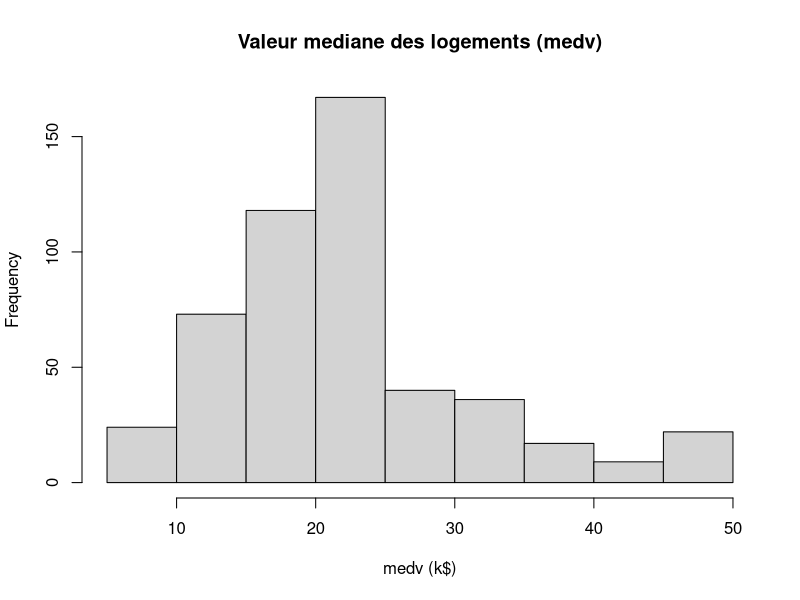
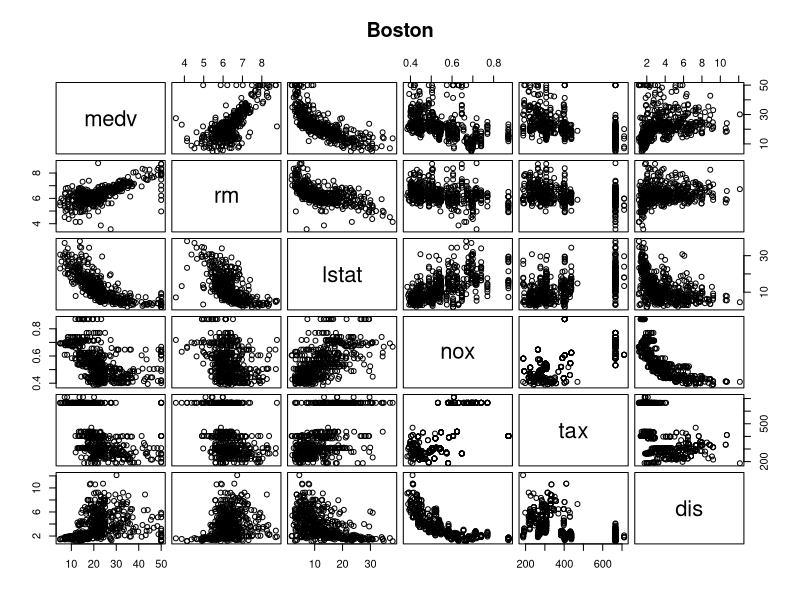
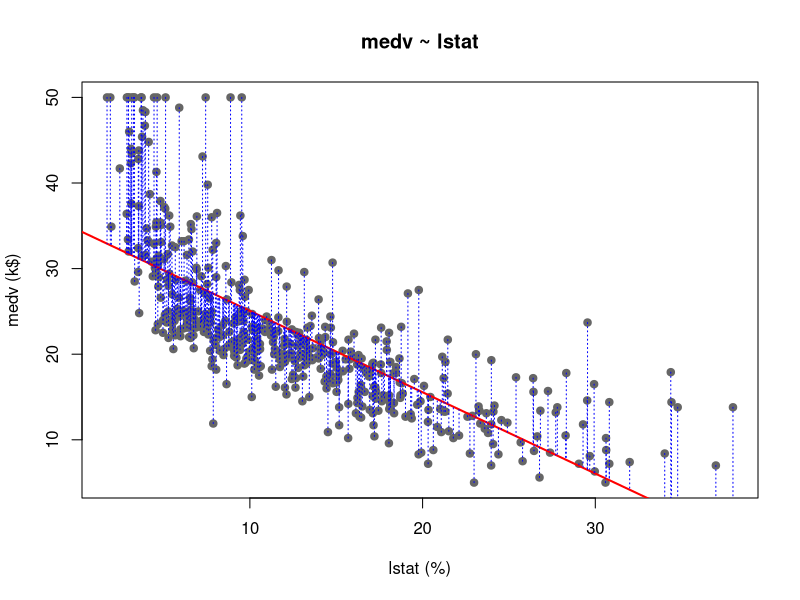
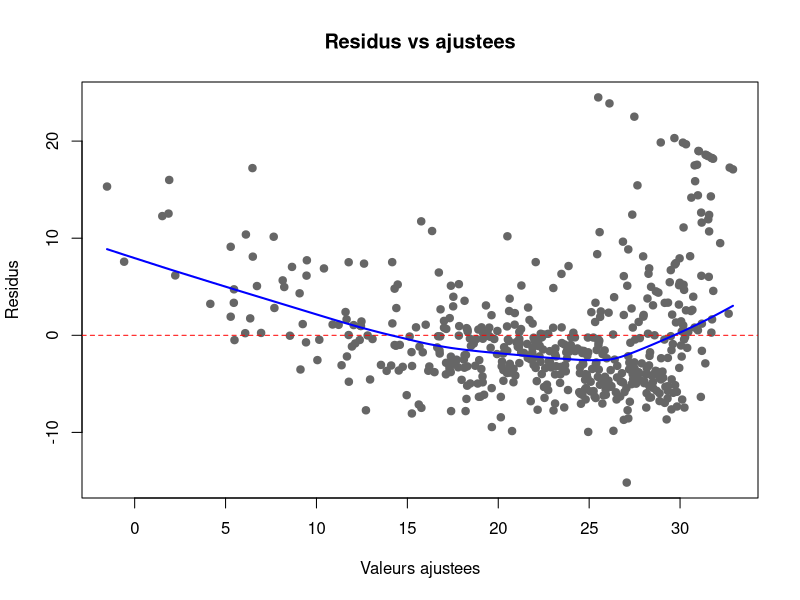
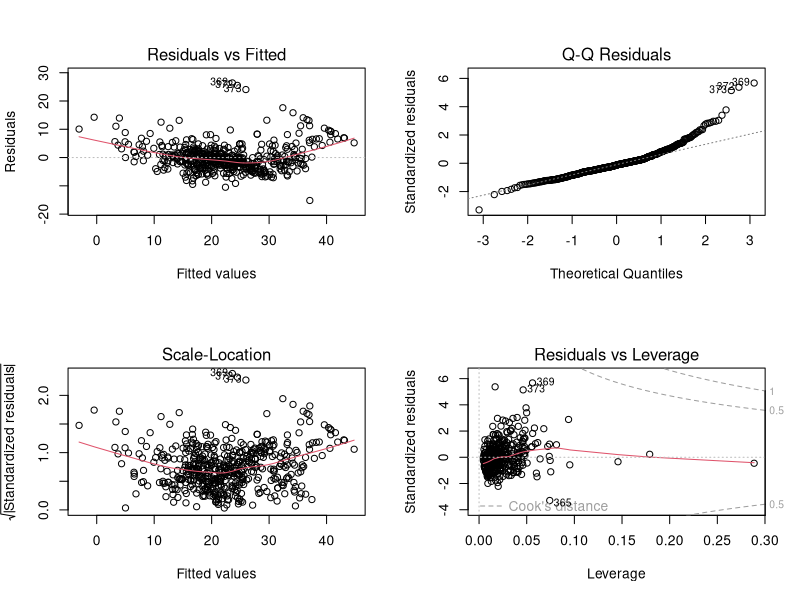
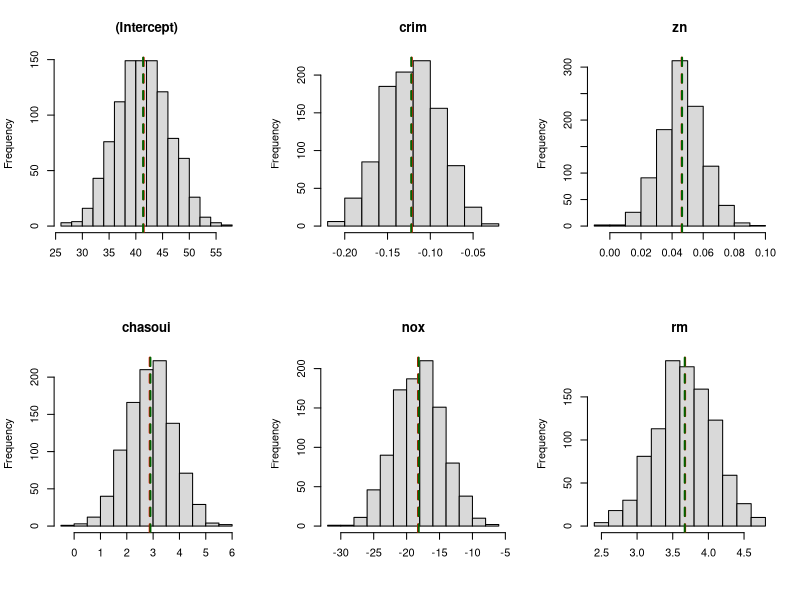
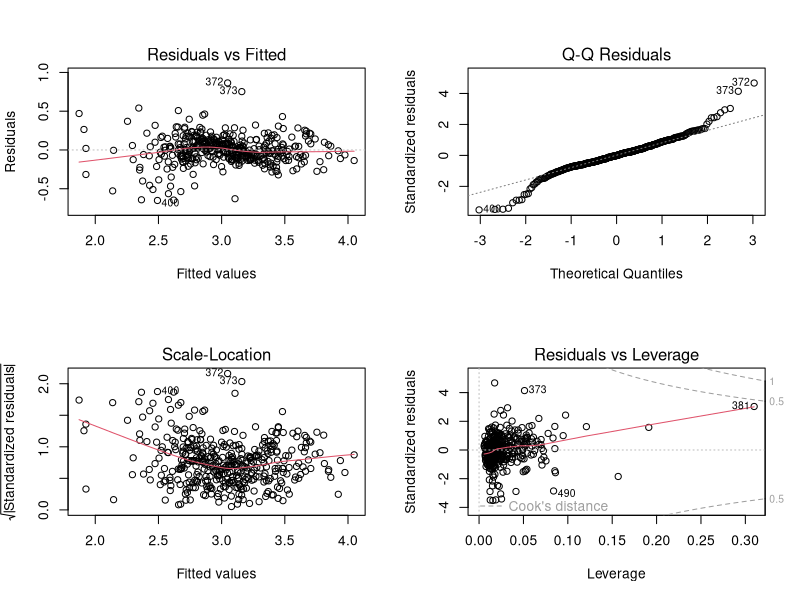

These figures' R source, in order:
# =====================================================================
# CORRECTION COMPLETE - Exercice de regression lineaire (jeu Boston)
# Lien avec vos notes : Part 1 (theorie) et Part 2 (code R)
# =====================================================================

library(MASS)   # jeu de donnees Boston + stepAIC
library(car)    # vif, ncvTest

data(Boston)
Boston$black <- NULL   # variable retiree (probleme ethique)

# ---------------------------------------------------------------------
# PARTIE 1. EXPLORATION (B.2 - B.5)
# ---------------------------------------------------------------------

# Q1. Structure des donnees
str(Boston)
summary(Boston)
dim(Boston)            # 506 observations, 13 variables (apres retrait de black)

# Q2. Normalite de medv
hist(Boston$medv, main = "Valeur mediane des logements (medv)", xlab = "medv (k$)")
shapiro.test(Boston$medv)
# p-value tres petite -> on rejette H0 : medv n'est pas normale
# (distribution asymetrique, plafonnee a 50).
# Rappel : l'hypothese du modele concerne les ERREURS, pas directement y.

# Q3. Variable binaire chas -> facteur
table(Boston$chas)
Boston$chas <- factor(Boston$chas, labels = c("non", "oui"))
table(Boston$chas)

# Q4. Test t pour deux groupes (version de Welch par defaut)
t.test(medv ~ chas, data = Boston)
# Les quartiers au bord de la riviere ont un medv moyen plus eleve.

# Q5. Correlations entre variables numeriques
vars <- c("medv", "rm", "lstat", "nox", "tax", "dis")
round(cor(Boston[, vars]), 3)
pairs(Boston[, vars], gap = 1/2, main = "Boston")
# medv est fortement liee a lstat (negativement, ~ -0.74) et a rm (positivement, ~ 0.70).
# Les predicteurs sont aussi correles entre eux (nox/dis, nox/tax...) :
# risque de multicolinearite (voir partie 6).

# ---------------------------------------------------------------------
# PARTIE 2. REGRESSION SIMPLE A LA MAIN (sections 2 a 6 de la Part 1)
# Modele : medv ~ lstat
# ---------------------------------------------------------------------
x <- Boston$lstat
y <- Boston$medv
n <- length(y)

# Q6. Etapes de la MCO
xbar <- mean(x)
ybar <- mean(y)
beta1 <- sum((x - xbar) * (y - ybar)) / sum((x - xbar)^2)   # pente
beta0 <- ybar - beta1 * xbar                                # intercept
c(beta0 = beta0, beta1 = beta1)

# Q7. Verification avec lm()
fit1 <- lm(medv ~ lstat, data = Boston)
coef(fit1)
all.equal(unname(coef(fit1)), c(beta0, beta1))   # TRUE

# Q8. Residus et metriques d'erreur
yhat <- beta0 + beta1 * x
e    <- y - yhat
RSS  <- sum(e^2)
MSE  <- RSS / n
RMSE <- sqrt(MSE)
MAE  <- mean(abs(e))
c(RSS = RSS, MSE = MSE, RMSE = RMSE, MAE = MAE)
# Le RMSE est exprime dans l'unite de y (k$) : erreur typique de prediction
# d'environ 6 k$ ( = 6 000 $ ).

# Q9. Graphique + prediction pour lstat = 10
plot(x, y, pch = 19, col = "grey40", xlab = "lstat (%)", ylab = "medv (k$)",
     main = "medv ~ lstat")
abline(beta0, beta1, col = "red", lwd = 2)
segments(x, y, x, yhat, col = "blue", lty = 3)   # residus
beta0 + beta1 * 10
predict(fit1, newdata = data.frame(lstat = 10))  # meme resultat

# Q10. Linearite ?
plot(fitted(fit1), residuals(fit1), pch = 19, col = "grey40",
     xlab = "Valeurs ajustees", ylab = "Residus", main = "Residus vs ajustees")
abline(h = 0, col = "red", lty = 2)
lines(lowess(fitted(fit1), residuals(fit1)), col = "blue", lwd = 2)
# La courbe en U montre que la relation n'est PAS lineaire :
# l'hypothese de linearite / esperance nulle des erreurs est violee.
# On peut ameliorer avec lstat^2 ou log(lstat) (voir Q31).

# ---------------------------------------------------------------------
# PARTIE 3. CALCUL MATRICIEL (partie A de la Part 2)
# Modele : medv ~ rm + lstat + ptratio
# ---------------------------------------------------------------------

# Q11. Matrice de conception avec colonne de 1
X3     <- as.matrix(Boston[, c("rm", "lstat", "ptratio")])
Xtilde <- cbind(1, X3)
colnames(Xtilde)[1] <- "(Intercept)"
y      <- Boston$medv
n      <- nrow(Xtilde)
p      <- ncol(X3)

# Q12. Estimateur MCO : beta = (X'X)^(-1) X'y
betaest <- drop(solve(crossprod(Xtilde), crossprod(Xtilde, y)))
betaest

# Q13. Variance de l'erreur et erreurs standard
sigma2est  <- drop(crossprod(y - Xtilde %*% betaest) / (n - (p + 1)))
varbetaest <- diag(sigma2est * solve(crossprod(Xtilde)))
sebetaest  <- sqrt(varbetaest)
cbind(Estimate = betaest, Std.Error = sebetaest)

# Q14. Comparaison avec lm()
fit3 <- lm(medv ~ rm + lstat + ptratio, data = Boston)
summary(fit3)$coefficients
all.equal(unname(coef(fit3)), unname(betaest))                                  # TRUE
all.equal(unname(summary(fit3)$coefficients[, 2]), unname(sebetaest))           # TRUE
all.equal(summary(fit3)$sigma^2, sigma2est)                                     # TRUE

# Q15. Matrice chapeau H = X (X'X)^(-1) X'
H <- Xtilde %*% solve(crossprod(Xtilde)) %*% t(Xtilde)
sum(diag(H))                       # = p + 1 = 4
all.equal(unname(drop(H %*% y)), unname(fitted(fit3)))   # H y = valeurs ajustees
lev <- diag(H)                     # leviers h_ii
which.max(lev)                     # observation de plus grand levier (la 366)
max(lev)                           # environ 0.063
all.equal(unname(lev), unname(hatvalues(fit3)))  # TRUE

# ---------------------------------------------------------------------
# PARTIE 4. REGRESSION MULTIPLE COMPLETE (B.7)
# ---------------------------------------------------------------------

# Q16. Modele avec toutes les variables
full <- lm(medv ~ ., data = Boston)
summary(full)
# Toutes les variables sont significatives a 5 % sauf indus et age.
# R2 = 0.734, sigma = 4.798 sur 493 ddl.
# Interpretation de rm : a autres variables fixees, une piece de plus en moyenne
# augmente medv predit d'environ 3.7 k$.

# Q17. TSS, RSS, R2 a la main
y   <- Boston$medv
TSS <- sum((y - mean(y))^2)
RSS <- sum(residuals(full)^2)
R2  <- 1 - RSS / TSS
c(TSS = TSS, RSS = RSS, R2 = R2, R2_lm = summary(full)$r.squared)
anova(glm(medv ~ 1, data = Boston), test = "Chisq")   # ligne NULL : deviance = TSS

# Q18. sigma = sqrt(RSS / (n - p - 1))
n <- nrow(Boston)
p <- length(coef(full)) - 1          # nombre de colonnes de X sans l'intercept
c(n = n, p = p, ddl = n - p - 1)
sqrt(RSS / (n - p - 1))
summary(full)$sigma                   # meme valeur

# ---------------------------------------------------------------------
# PARTIE 5. SELECTION DE VARIABLES (B.8)
# ---------------------------------------------------------------------

# Q19. stepAIC dans les deux sens
step_model <- MASS::stepAIC(full, direction = "both")
summary(step_model)
formula(step_model)
# Les variables retirees sont (dans l'ordre) indus puis age.

# Q20. AIC a la main : n*log(RSS/n) + 2k   (k = p + 1)
RSS_step <- sum(residuals(step_model)^2)
k_step   <- length(coef(step_model))
n * log(RSS_step / n) + 2 * k_step
# Valeur identique a celle affichee par stepAIC (extractAIC)
extractAIC(step_model)

RSS_full <- sum(residuals(full)^2)
k_full   <- length(coef(full))
n * log(RSS_full / n) + 2 * k_full
extractAIC(full)

# Q21. Tableau comparatif (comme le Tableau 14 de vos notes)
resume <- function(m) {
  s   <- summary(m)
  p_m <- length(coef(m)) - 1
  c(p = p_m,
    ddl = df.residual(m),
    RSS = sum(residuals(m)^2),
    sigma = s$sigma,
    R2 = s$r.squared,
    R2_adj = s$adj.r.squared,
    AIC = extractAIC(m)[2])
}
comparaison <- rbind(Complet = resume(full), Final = resume(step_model))
round(comparaison, 3)
# Le RSS du modele final est un peu plus grand (normal en retirant des variables),
# mais sigma, R2 ajuste et AIC sont meilleurs ou equivalents : modele plus simple.

# ---------------------------------------------------------------------
# PARTIE 6. MULTICOLINEARITE (B.9)
# ---------------------------------------------------------------------

# Q22. VIF
vif(full)
vif(step_model)
# Regles (VIF classique) : > 5 modere, > 10 severe.
# tax (VIF = 9.0) et rad (VIF = 7.4) sont les plus eleves : elles sont
# fortement correlees entre elles. Aucune ne depasse 10 ici.
# Apres selection, tax et rad restent autour de 7 : a surveiller.
# Si un facteur a plusieurs colonnes, vif() renvoie le GVIF et on lit GVIF^(1/(2*Df)),
# a comparer aux seuils 2.24 (VIF 5) et 3.16 (VIF 10) de vos notes.

# Q23. VIF de tax a la main : 1 / (1 - R2_j)
aux  <- lm(tax ~ . - medv, data = Boston)   # tax regressee sur les autres predicteurs
R2_j <- summary(aux)$r.squared
1 / (1 - R2_j)
vif(full)["tax"]                            # meme valeur

# ---------------------------------------------------------------------
# PARTIE 7. DIAGNOSTICS ET HYPOTHESES (section 8 de la Part 1)
# ---------------------------------------------------------------------

# Q24. Les 4 graphiques
par(mfrow = c(2, 2))
plot(step_model)
par(mfrow = c(1, 1))
# Residuals vs Fitted  -> linearite et esperance nulle des erreurs
#                         (une courbure apparait : modele mal specifie)
# Normal Q-Q           -> normalite des erreurs (les points s'ecartent de la droite aux extremites)
# Scale-Location       -> variance constante (homoscedasticite)
# Residuals vs Leverage-> points influents (distance de Cook)

# Q25. Tests formels
shapiro.test(residuals(step_model))   # normalite des residus
car::ncvTest(step_model)              # H0 : variance constante
# Les deux p-values sont tres petites : normalite et homoscedasticite sont
# rejetees. Le modele lineaire simple est donc imparfait ici (non-linearite
# de lstat, plafonnement de medv a 50). Les erreurs standard classiques sont
# a interpreter avec prudence.

# Q26. Observations influentes (Cook)
cook <- cooks.distance(step_model)
seuil <- 4 / nrow(Boston)
infl <- which(cook > seuil)
length(infl)
head(sort(cook[infl], decreasing = TRUE))

# ---------------------------------------------------------------------
# PARTIE 8. EVALUATION DE LA PREDICTION
# ---------------------------------------------------------------------

# Q27. Decoupage entrainement / test (80 % / 20 %)
set.seed(123)
idx   <- sample(seq_len(nrow(Boston)), size = round(0.8 * nrow(Boston)))
train <- Boston[idx, ]
test  <- Boston[-idx, ]
c(train = nrow(train), test = nrow(test))

# Q28. Ajustement sur l'entrainement, erreurs sur le test
fit_full <- lm(medv ~ ., data = train)
fit_step <- lm(formula(step_model), data = train)

rmse <- function(obs, pred) sqrt(mean((obs - pred)^2))
mae  <- function(obs, pred) mean(abs(obs - pred))

pred_full <- predict(fit_full, newdata = test)
pred_step <- predict(fit_step, newdata = test)

resultats <- rbind(
  Complet = c(RMSE_test = rmse(test$medv, pred_full), MAE_test = mae(test$medv, pred_full),
              R2_train = summary(fit_full)$r.squared),
  Final   = c(RMSE_test = rmse(test$medv, pred_step), MAE_test = mae(test$medv, pred_step),
              R2_train = summary(fit_step)$r.squared)
)
round(resultats, 3)

# Q29. Conclusion
# On compare les RMSE / MAE sur le TEST. Le R2 d'entrainement augmente toujours
# quand on ajoute des variables : il ne permet pas de choisir le meilleur modele.
# Le modele simplifie fait en general aussi bien (ou presque) que le complet
# avec moins de parametres.

# ---------------------------------------------------------------------
# PARTIE 9. BONUS
# ---------------------------------------------------------------------

# Q30. Simulation : l'estimateur est-il sans biais ?
# On prend les coefficients et sigma du modele final comme "vrais" parametres.
Xs      <- model.matrix(step_model)          # matrice de conception (avec intercept)
beta_v  <- coef(step_model)
sigma_v <- summary(step_model)$sigma
n_s     <- nrow(Xs)
p1      <- ncol(Xs)

nsim    <- 1000
betasim <- matrix(NA, nrow = nsim, ncol = p1)   # on pre-alloue (plus rapide que rbind)
set.seed(2)
for (i in 1:nsim) {
  ysim <- drop(Xs %*% beta_v) + rnorm(n_s, 0, sigma_v)
  betasim[i, ] <- drop(solve(crossprod(Xs), crossprod(Xs, ysim)))
}
colnames(betasim) <- names(beta_v)

res_sim <- cbind(
  Vrai          = beta_v,
  Moyenne_est   = colMeans(betasim),
  Var_simulee   = apply(betasim, 2, var),
  Var_theorique = diag(sigma_v^2 * solve(crossprod(Xs)))
)
round(res_sim, 5)
# La moyenne des estimations est quasi egale au vrai beta (sans biais) et la
# variance simulee est quasi egale a sigma^2 (X'X)^(-1) (formule correcte).

par(mfrow = c(2, 3))
for (j in 1:min(6, p1)) {
  hist(betasim[, j], main = colnames(betasim)[j], xlab = "", col = "grey85")
  abline(v = beta_v[j], col = "red", lty = 2, lwd = 2)
  abline(v = mean(betasim[, j]), col = "darkgreen", lty = 2, lwd = 2)
}
par(mfrow = c(1, 1))

# Q31. Ameliorer le modele (non-linearite, asymetrie de medv)
f_log  <- medv ~ crim + zn + chas + nox + rm + dis + rad + tax + ptratio + lstat
m_base <- lm(f_log, data = train)
m_quad <- lm(medv ~ crim + zn + chas + nox + rm + dis + rad + tax + ptratio + lstat + I(lstat^2),
             data = train)
m_log  <- lm(log(medv) ~ crim + zn + chas + nox + rm + dis + rad + tax + ptratio + log(lstat),
             data = train)

p_base <- predict(m_base, test)
p_quad <- predict(m_quad, test)
p_log  <- exp(predict(m_log, test))     # retour a l'echelle d'origine (k$)

round(rbind(
  Lineaire  = c(RMSE = rmse(test$medv, p_base), MAE = mae(test$medv, p_base)),
  Quadratique = c(RMSE = rmse(test$medv, p_quad), MAE = mae(test$medv, p_quad)),
  Log       = c(RMSE = rmse(test$medv, p_log),  MAE = mae(test$medv, p_log))
), 3)
# Le terme en lstat^2 ou le passage au log reduisent generalement l'erreur de test :
# la relation avec lstat est courbe, pas droite.

# Verifier les diagnostics du meilleur modele
par(mfrow = c(2, 2)); plot(m_log); par(mfrow = c(1, 1))
